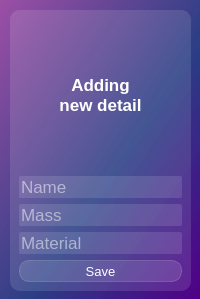
<?xml version="1.0" encoding="UTF-8"?>
<ui version="4.0">
 <class>Dialog</class>
 <widget class="QDialog" name="Dialog">
  <property name="geometry">
   <rect>
    <x>0</x>
    <y>0</y>
    <width>200</width>
    <height>299</height>
   </rect>
  </property>
  <property name="windowTitle">
   <string>Dialog</string>
  </property>
  <property name="styleSheet">
   <string notr="true">background-color: qlineargradient(spread:pad, x1:1, y1:1, x2:0, y2:0, stop:0 rgba(81, 0, 135, 255), stop:0.427447 rgba(41, 61, 132, 235), stop:1 rgba(155, 79, 165, 255));</string>
  </property>
  <widget class="QFrame" name="frame">
   <property name="geometry">
    <rect>
     <x>10</x>
     <y>10</y>
     <width>181</width>
     <height>281</height>
    </rect>
   </property>
   <property name="styleSheet">
    <string notr="true">background-color: rgba(255, 255, 255, 30);
border-radius: 10px</string>
   </property>
   <property name="frameShape">
    <enum>QFrame::StyledPanel</enum>
   </property>
   <property name="frameShadow">
    <enum>QFrame::Raised</enum>
   </property>
   <layout class="QVBoxLayout" name="verticalLayout_4">
    <item>
     <widget class="QLabel" name="label">
      <property name="styleSheet">
       <string notr="true">color: white;
font-weight: bold;
font-size: 13pt;
background-color: none;
border: none;</string>
      </property>
      <property name="text">
       <string>Adding
new detail</string>
      </property>
      <property name="alignment">
       <set>Qt::AlignCenter</set>
      </property>
     </widget>
    </item>
    <item>
     <layout class="QVBoxLayout" name="verticalLayout_3">
      <item>
       <layout class="QVBoxLayout" name="verticalLayout">
        <item>
         <widget class="QLineEdit" name="lineEdit_3">
          <property name="styleSheet">
           <string notr="true">color: white;
font-size: 13pt;
border-radius: 2px</string>
          </property>
          <property name="text">
           <string/>
          </property>
          <property name="placeholderText">
           <string>Name</string>
          </property>
         </widget>
        </item>
        <item>
         <widget class="QLineEdit" name="lineEdit">
          <property name="styleSheet">
           <string notr="true">color: white;
font-size: 13pt;
border-radius: 2px</string>
          </property>
          <property name="text">
           <string/>
          </property>
          <property name="placeholderText">
           <string>Mass</string>
          </property>
         </widget>
        </item>
        <item>
         <widget class="QLineEdit" name="lineEdit_2">
          <property name="styleSheet">
           <string notr="true">color: white;
font-size: 13pt;
border-radius: 2px</string>
          </property>
          <property name="text">
           <string/>
          </property>
          <property name="placeholderText">
           <string>Material</string>
          </property>
         </widget>
        </item>
       </layout>
      </item>
      <item>
       <layout class="QVBoxLayout" name="verticalLayout_2">
        <item>
         <widget class="QPushButton" name="btn_save">
          <property name="styleSheet">
           <string notr="true">QPushButton {
color: white;
background-color: rgba(255, 255, 255, 30);
border: 1px solid rgba(255, 255, 255, 40);
border-radius: 10px;
width: 50px;
height: 20px;
font: 10pt;
}

QPushButton:hover {
background-color: rgba(0, 255, 0, 50);
border: 1px solid rgba(0, 255, 0, 60);
}

QPushButton:pressed {
background-color: rgba(0, 255, 0, 90);
border: 1px solid rgba(0, 255, 0, 100);
}</string>
          </property>
          <property name="text">
           <string>Save</string>
          </property>
         </widget>
        </item>
       </layout>
      </item>
     </layout>
    </item>
   </layout>
  </widget>
 </widget>
 <resources/>
 <connections/>
</ui>
